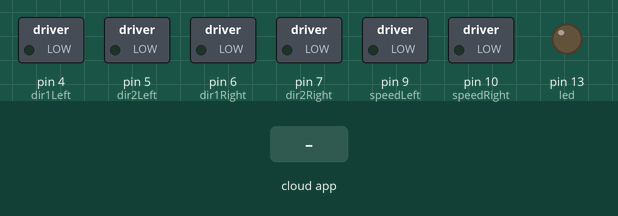
This sketch was run on a simulated Arduino Uno, built with avr-gcc and run on an emulated ATmega328P. Shown: switched loads named in the sketch (green lamp = pin HIGH), output pins drawn as LEDs (lit = HIGH). The test bench sets the inputs (shaded band). The ROS host is connected and sends only what is stated.

Above: at 1.2 s.
1.3 s: the phone or cloud app sets steering to 0
At 2.1 s:
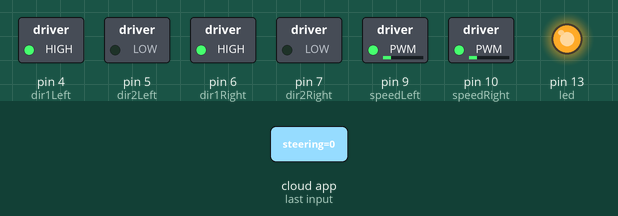
2.8 s: the phone or cloud app sets steering to 45
At 3.2 s:
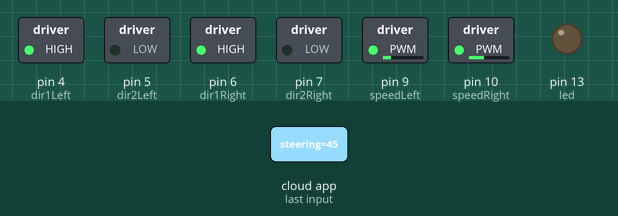
4.3 s: the phone or cloud app sets steering to 90
At 5.5 s:
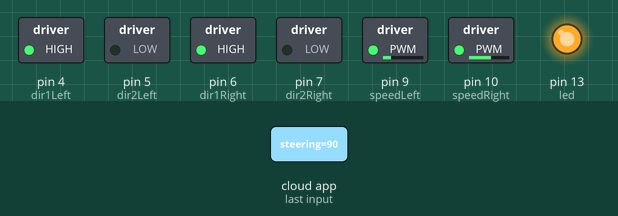
5.8 s: the phone or cloud app sets steering to 180
At 6.7 s:
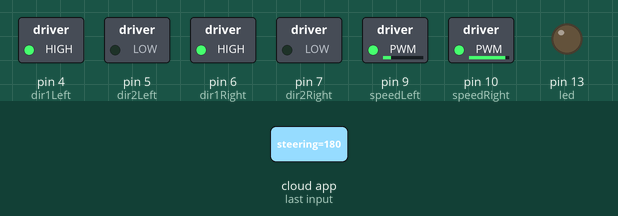
7.3 s: the phone or cloud app sets steering to 45
At 7.9 s:
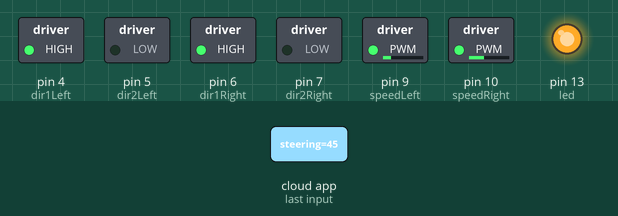
8.8 s: the phone or cloud app sets steering to 0
At 10.2 s:
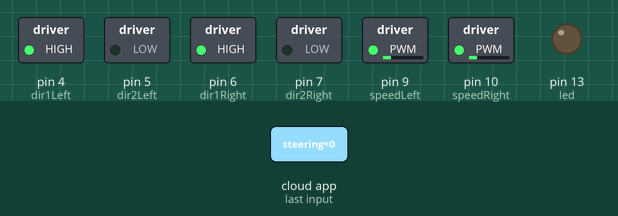
Timing chart, 0 to 11.3 s (numbered marks = the images above; inputs shaded):
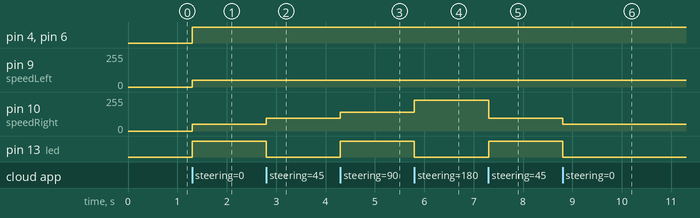

Measured:
- after the input at 1.3 s, pin 4 (dir1Left), pin 6 (dir1Right), pin 13 (led): LOW → HIGH at once; pin 9 (speedLeft), pin 10 (speedRight): 0/255 → 50/255 at once
- after the input at 2.8 s, pin 10 (speedRight): 50/255 → 95/255 at once; pin 13 (led): HIGH → LOW at once
- after the input at 4.3 s, pin 10 (speedRight): 95/255 → 140/255 at once; pin 13 (led): LOW → HIGH at once
- after the input at 5.8 s, pin 10 (speedRight): 140/255 → 230/255 at once; pin 13 (led): HIGH → LOW at once
- after the input at 7.3 s, pin 10 (speedRight): 230/255 → 95/255 at once; pin 13 (led): LOW → HIGH at once
- after the input at 8.8 s, pin 10 (speedRight): 95/255 → 50/255 at once; pin 13 (led): HIGH → LOW at once

The sketch:

lane_following.ino
```cpp
#if (ARDUINO >= 100)
 #include <Arduino.h>
#else
 #include <WProgram.h>
#endif

#include <ros.h>
//#include <std_msgs/MultiArrayLayout.h>
//#include <std_msgs/MultiArrayDimension.h>
//#include <std_msgs/UInt16MultiArray.h>
//#include <std_msgs/UInt16.h>
#include <std_msgs/Float64.h>
#include <std_msgs/Int16.h>

ros::NodeHandle  nh;
float radAngle = 0;
int leftPWM = 0;
int rightPWM = 0;
int scale = 1;

// Initialize motor pins
int speedLeft = 9;  // Color?
int dir1Left = 4;  // Color?
int dir2Left = 5;  // Color?

int speedRight = 10;  // Color?
int dir1Right = 6;    // Color?
int dir2Right = 7;    // Color?

// Define function for handling steering angle
void steering_function( const std_msgs::Int16& cmd_msg) {
  // Store receieved data in variable
//  radAngle = (int) cmd_msg.data;
  radAngle = cmd_msg.data;

  digitalWrite(13, HIGH-digitalRead(13));  //toggle led as visual indicator
   // Forward drive
  digitalWrite(dir1Left, HIGH);
  digitalWrite(dir2Left, LOW);
  digitalWrite(dir1Right, HIGH);
  digitalWrite(dir2Right, LOW);
  // Left turn
  if (radAngle > 0) {
    leftPWM = 50;
    rightPWM = scale*radAngle + 50;

  }
  // Straight trajectory
  else if (radAngle == 0) {
    leftPWM = 50;
    rightPWM = 50;
  }
  // right turn
  else if (radAngle < 0) {
    leftPWM = scale*radAngle + 50;
    rightPWM = 50;
  }
  // Apply calculated pwm to control individual motor speed
    analogWrite(speedLeft, leftPWM);
    analogWrite(speedRight, rightPWM);
}

// Define the ROS subscribers
// Node subscribes to "steering" topic and references steering_function function
ros::Subscriber<std_msgs::Int16> sub1("steering", steering_function);

void setup(){
 // Complete setup for relevant pins
  pinMode(speedLeft, OUTPUT);
  pinMode(dir1Left, OUTPUT);
  pinMode(dir2Left, OUTPUT);
  pinMode(speedRight, OUTPUT);
  pinMode(dir1Right, OUTPUT);
  pinMode(dir2Right, OUTPUT);
  pinMode(13, OUTPUT);

  // open the serial port at 57600 bps:
  Serial.begin(57600);

// Initialize the node and define topic subscribers
  nh.initNode();
  nh.subscribe(sub1);
//  nh.subscribe(sub2);
}

void loop(){
  nh.spinOnce();
  delay(1);
}
```
